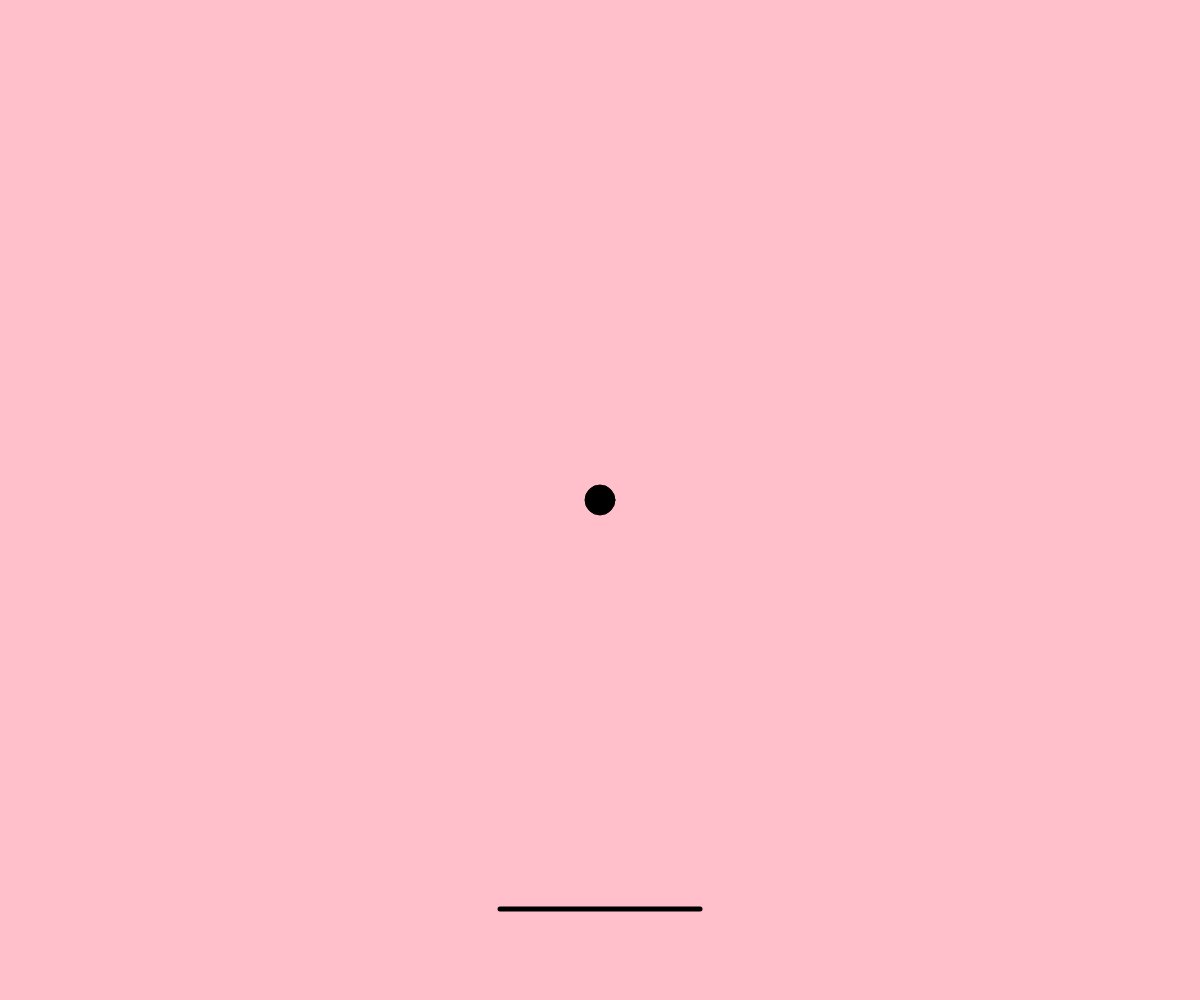
Frame 1 (no input)
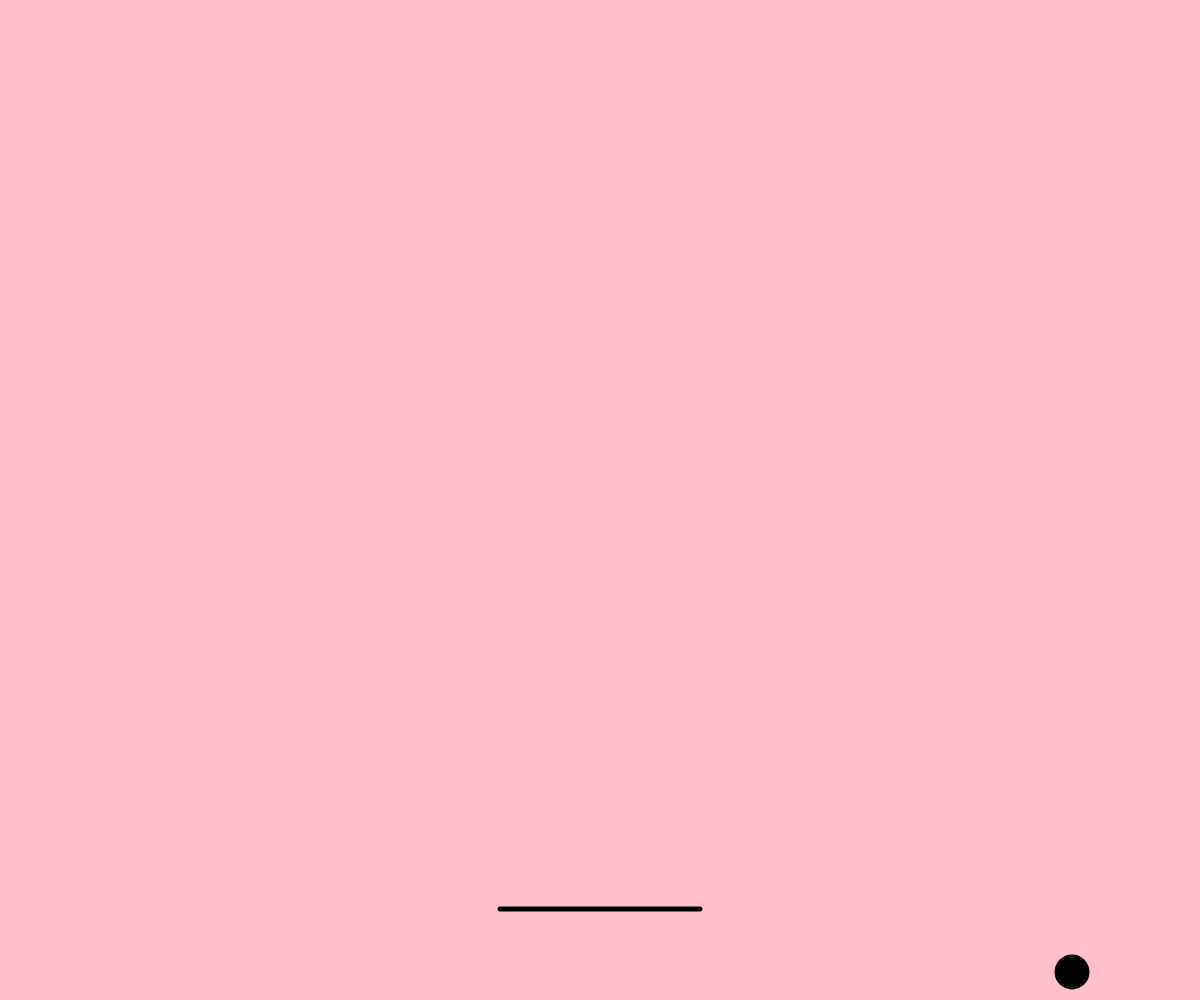
Frame 60 (no input)
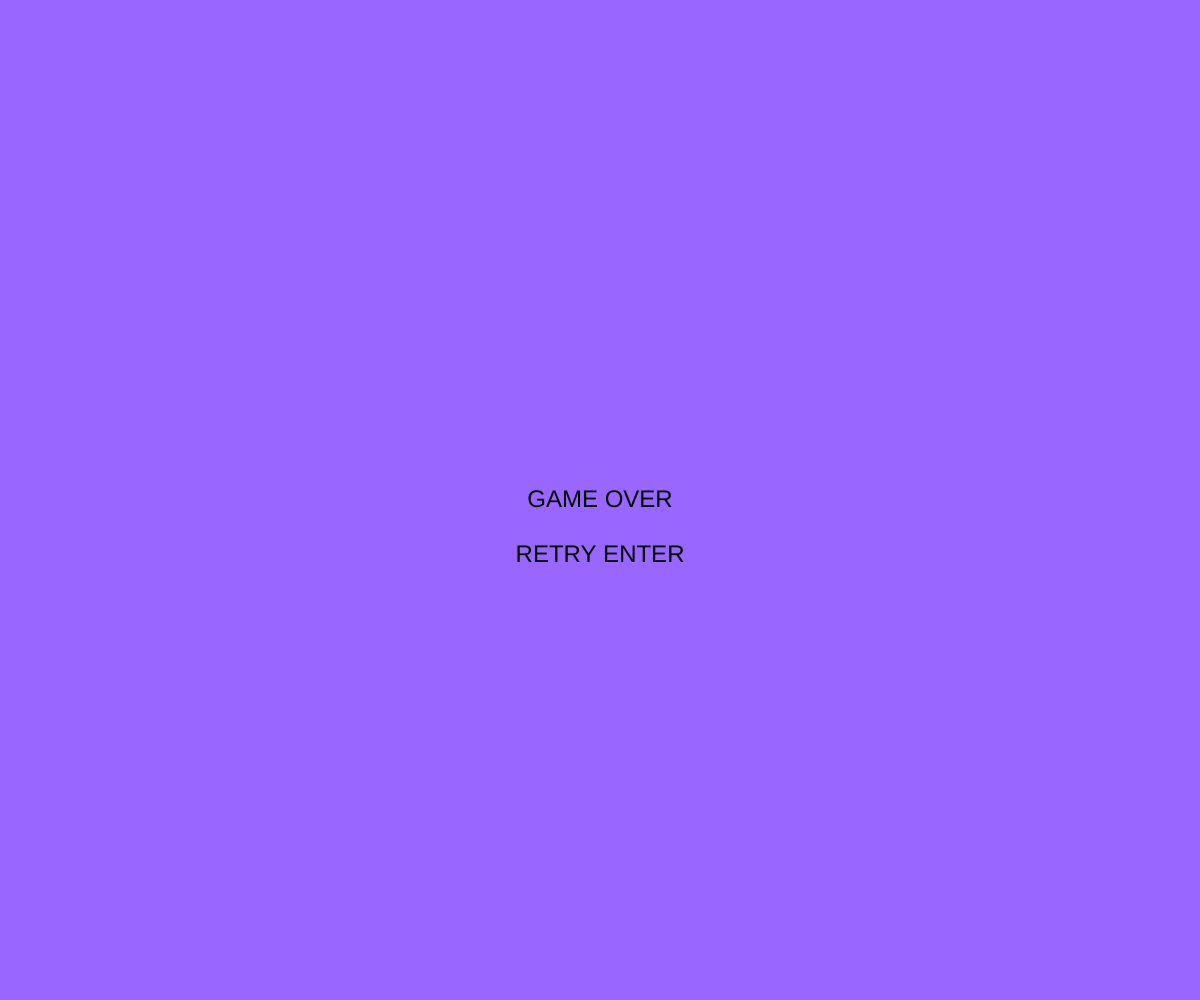
Frame 120 (the mouse pressed at the canvas centre since frame 60)

The p5.js sketch that drew these frames (run headless with seeded random() and noise() and a simulated clock; from frame 60 on, the mouse is pressed at the canvas centre):

// p5.js sketch
// ── sketch.js
// 最終課題を制作しよう

function setup(){
  createCanvas(windowWidth, windowHeight);
  x = width / 2;
  y = height / 2;
  vx = 8;
  vy = 8;
  a = windowWidth / 2;
  b = windowHeight / 1.1;
}

function draw(){
  background(255, 192, 203);
  //noStroke();
  fill(0);
  ellipse(x, y, 30);
  x += vx;
  y += vy;
  if(x < 0 || x > width){ vx = -1 * vx; }
  if(y < 0 || (b-y-15 < 0 && x > a-100 && x < a+100)){ vy = -1 * vy; }
  x = constrain(x, 0, width);
  y = constrain(y, 0, y);
  if(y > height){return collision();}

  strokeWeight(5);
  line(a - 100, b, a + 100, b);
  if(keyIsDown(LEFT_ARROW)){ a -= 10; }
  if(keyIsDown(RIGHT_ARROW)){ a += 10; }
  a = constrain(a, 100, width - 100);

  function collision(){
    background(153,102,255);
    textAlign(CENTER, CENTER);
    textSize(24);
    text("GAME OVER", width/2, height/2);
    text("RETRY ENTER", width/2, height/1.8);
    if(keyIsDown(ENTER)){return setup();}
  }
}

function windowResized(){
  resizeCanvas(windowWidth, windowHeight);
}
